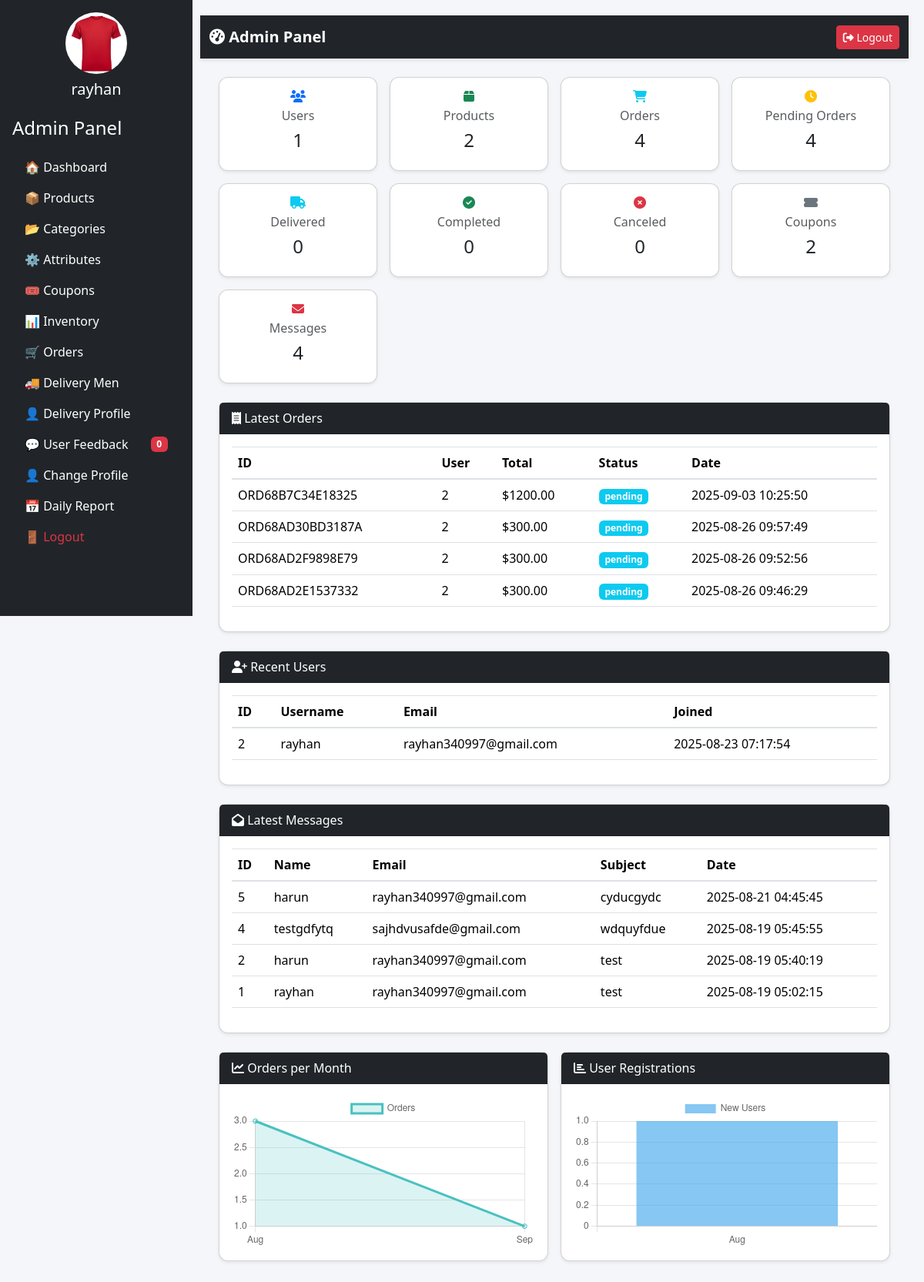
The page /admin/index.php (signed in) on the database its author committed.
### tables this page shows
CREATE TABLE `orders` (
  `id` int(11) NOT NULL,
  `global_order_id` varchar(64) NOT NULL,
  `user_id` int(11) NOT NULL,
  `user_name` varchar(100) NOT NULL,
  `phone` varchar(20) NOT NULL,
  `address` text NOT NULL,
  `product_id` int(11) NOT NULL,
  `quantity` int(11) NOT NULL,
  `order_date` datetime NOT NULL DEFAULT current_timestamp(),
  `coupon_code` varchar(64) NOT NULL,
  `coupon_discount` decimal(10,2) NOT NULL,
  `payable_amount` decimal(10,2) NOT NULL,
  `status` enum('pending','delivered','completed','canceled') NOT NULL DEFAULT 'pending',
  `area` varchar(255) NOT NULL,
  `total_amount` decimal(10,2) NOT NULL,
  `delivery_man_id` int(11) NOT NULL
);

CREATE TABLE `users` (
  `id` int(6) NOT NULL,
  `username` varchar(100) NOT NULL,
  `email` varchar(100) NOT NULL,
  `phone` varchar(12) NOT NULL,
  `password` varchar(255) NOT NULL,
  `token` varchar(150) NOT NULL,
  `verifed` tinyint(1) NOT NULL DEFAULT 0,
  `reset_token` varchar(150) NOT NULL,
  `reset_expires` datetime NOT NULL,
  `create_at` timestamp NOT NULL DEFAULT current_timestamp()
);

CREATE TABLE `contact_message` (
  `id` int(11) NOT NULL,
  `name` varchar(150) NOT NULL,
  `email` varchar(200) NOT NULL,
  `subject` varchar(200) NOT NULL,
  `message` text DEFAULT NULL,
  `is_read` tinyint(4) NOT NULL DEFAULT 0,
  `is_replied` tinyint(1) DEFAULT 0,
  `reply_text` text DEFAULT NULL,
  `replied_at` datetime DEFAULT NULL,
  `created_at` timestamp NOT NULL DEFAULT current_timestamp()
);

### admin/pages/dashboard.php (the view, shortened to what this page needs)
<?php
require_once __DIR__.'/../dbConfig.php';
$totalCupons   = $DB_con->query("SELECT COUNT(*) FROM coupons")->fetchColumn();
$totalUsers    = $DB_con->query("SELECT COUNT(*) FROM users")->fetchColumn();
$totalProducts = $DB_con->query("SELECT COUNT(*) FROM products")->fetchColumn();
$totalOrders   = $DB_con->query("SELECT COUNT(*) FROM orders")->fetchColumn();
$totalDeliveredOrders = $DB_con->query("SELECT COUNT(*) FROM orders WHERE status='delivered'")->fetchColumn();
$totalCompleteOrders  = $DB_con->query("SELECT COUNT(*) FROM orders WHERE status='completed'")->fetchColumn();
$totalCancelOrders    = $DB_con->query("SELECT COUNT(*) FROM orders WHERE status='canceled'")->fetchColumn();
$totalPendingOrders   = $DB_con->query("SELECT COUNT(*) FROM orders WHERE status='pending'")->fetchColumn();
$totalMessages = $DB_con->query("SELECT COUNT(*) FROM contact_message")->fetchColumn();
$latestOrders = $DB_con->query("SELECT id,global_order_id,user_id,total_amount,status,order_date FROM orders ORDER BY id DESC LIMIT 5")->fetchAll(PDO::FETCH_ASSOC);
$latestUsers  = $DB_con->query("SELECT id,username,email,create_at FROM users ORDER BY id DESC LIMIT 5")->fetchAll(PDO::FETCH_ASSOC);
$latestMsgs   = $DB_con->query("SELECT id,name,email,subject,created_at FROM contact_message ORDER BY id DESC LIMIT 5")->fetchAll(PDO::FETCH_ASSOC);
$orderStats = $DB_con->query("SELECT DATE_FORMAT(order_date,'%b') as month, COUNT(*) as c FROM orders GROUP BY month ORDER BY order_date ASC")->fetchAll(PDO::FETCH_ASSOC);
$months = array_column($orderStats, 'month');
$orderCounts = array_column($orderStats, 'c');
$userStats = $DB_con->query("SELECT DATE_FORMAT(create_at,'%b') as month, COUNT(*) as c FROM users GROUP BY month ORDER BY create_at ASC")->fetchAll(PDO::FETCH_ASSOC);
$userMonths = array_column($userStats, 'month');
$userCounts = array_column($userStats, 'c');
?>
<!DOCTYPE html>
<html lang="en">
<head>
  <link href="https://cdn.jsdelivr.net/npm/bootstrap@5.3.3/dist/css/bootstrap.min.css" rel="stylesheet">
  <link href="https://cdnjs.cloudflare.com/ajax/libs/font-awesome/6.5.0/css/all.min.css" rel="stylesheet">
</head>
<body>
<nav class="navbar navbar-expand-lg navbar-dark bg-dark">
  <div class="container-fluid">
    <a class="navbar-brand fw-bold" href="#"><i class="fas fa-tachometer-alt"></i> Admin Panel</a>
    <div class="d-flex">
      <a href="logout.php" class="btn btn-sm btn-danger"><i class="fas fa-sign-out-alt"></i> Logout</a>
    </div>
  </div>
</nav>
<div class="container-fluid p-4">
  <div class="row g-3 mb-4">
    <div class="col-md-3">
      <div class="card shadow-sm text-center p-3">
        <i class="fas fa-users text-primary"></i>
        <h6 class="text-muted mt-2">Users</h6>
        <h4><?= $totalUsers ?></h4>
      </div>
    </div>
    <div class="col-md-3">
      <div class="card shadow-sm text-center p-3">
        <i class="fas fa-box text-success"></i>
        <h6 class="text-muted mt-2">Products</h6>
        <h4><?= $totalProducts ?></h4>
      </div>
    </div>
    <div class="col-md-3">
      <div class="card shadow-sm text-center p-3">
        <i class="fas fa-shopping-cart text-info"></i>
        <h6 class="text-muted mt-2">Orders</h6>
        <h4><?= $totalOrders ?></h4>
      </div>
    </div>
    <div class="col-md-3">
      <div class="card shadow-sm text-center p-3">
        <i class="fas fa-clock text-warning"></i>
        <h6 class="text-muted mt-2">Pending Orders</h6>
        <h4><?= $totalPendingOrders ?></h4>
      </div>
    </div>
    <div class="col-md-3">
      <div class="card shadow-sm text-center p-3">
        <i class="fas fa-truck text-info"></i>
        <h6 class="text-muted mt-2">Delivered</h6>
        <h4><?= $totalDeliveredOrders ?></h4>
      </div>
    </div>
    <div class="col-md-3">
      <div class="card shadow-sm text-center p-3">
        <i class="fas fa-check-circle text-success"></i>
        <h6 class="text-muted mt-2">Completed</h6>
        <h4><?= $totalCompleteOrders ?></h4>
      </div>
    </div>
    <div class="col-md-3">
      <div class="card shadow-sm text-center p-3">
        <i class="fas fa-times-circle text-danger"></i>
        <h6 class="text-muted mt-2">Canceled</h6>
        <h4><?= $totalCancelOrders ?></h4>
      </div>
    </div>
    <div class="col-md-3">
      <div class="card shadow-sm text-center p-3">
        <i class="fas fa-ticket-alt text-secondary"></i>
        <h6 class="text-muted mt-2">Coupons</h6>
        <h4><?= $totalCupons ?></h4>
      </div>
    </div>
    <div class="col-md-3">
      <div class="card shadow-sm text-center p-3">
        <i class="fas fa-envelope text-danger"></i>
        <h6 class="text-muted mt-2">Messages</h6>
        <h4><?= $totalMessages ?></h4>
      </div>
    </div>
  </div>
  <div class="card shadow-sm mb-4">
    <div class="card-header bg-dark text-white"><i class="fas fa-receipt"></i> Latest Orders</div>
    <div class="card-body table-responsive">
      <table class="table table-hover align-middle">
        <thead>
          <tr><th>ID</th><th>User</th><th>Total</th><th>Status</th><th>Date</th></tr>
        </thead>
        <tbody>
          <?php foreach($latestOrders as $o): ?>
          <tr>
            <td><?= $o['global_order_id'] ?></td>
            <td><?= $o['user_id'] ?></td>
            <td>$<?= $o['total_amount'] ?></td>
            <td><span class="badge bg-info"><?= $o['status'] ?></span></td>
            <td><?= $o['order_date'] ?></td>
          </tr>
          <?php endforeach; ?>
        </tbody>
      </table>
    </div>
  </div>
  <div class="card shadow-sm mb-4">
    <div class="card-header bg-dark text-white"><i class="fas fa-user-plus"></i> Recent Users</div>
    <div class="card-body table-responsive">
      <table class="table table-hover align-middle">
        <thead>
          <tr><th>ID</th><th>Username</th><th>Email</th><th>Joined</th></tr>
        </thead>
        <tbody>
          <?php foreach($latestUsers as $u): ?>
          <tr>
            <td><?= $u['id'] ?></td>
            <td><?= htmlspecialchars($u['username']) ?></td>
            <td><?= htmlspecialchars($u['email']) ?></td>
            <td><?= $u['create_at'] ?></td>
          </tr>
          <?php endforeach; ?>
        </tbody>
      </table>
    </div>
  </div>
  <div class="card shadow-sm mb-4">
    <div class="card-header bg-dark text-white"><i class="fas fa-envelope-open"></i> Latest Messages</div>
    <div class="card-body table-responsive">
      <table class="table table-hover align-middle">
        <thead>
          <tr><th>ID</th><th>Name</th><th>Email</th><th>Subject</th><th>Date</th></tr>
        </thead>
        <tbody>
          <?php foreach($latestMsgs as $m): ?>
          <tr>
            <td><?= $m['id'] ?></td>
            <td><?= htmlspecialchars($m['name']) ?></td>
            <td><?= htmlspecialchars($m['email']) ?></td>
            <td><?= htmlspecialchars($m['subject']) ?></td>
            <td><?= $m['created_at'] ?></td>
          </tr>
          <?php endforeach; ?>
        </tbody>
      </table>
    </div>
  </div>
  <div class="row g-3">
    <div class="col-md-6">
      <div class="card shadow-sm">
        <div class="card-header bg-dark text-white"><i class="fas fa-chart-line"></i> Orders per Month</div>
        <div class="card-body"><canvas id="ordersChart"></canvas></div>
      </div>
    </div>
    <div class="col-md-6">
      <div class="card shadow-sm">
        <div class="card-header bg-dark text-white"><i class="fas fa-chart-bar"></i> User Registrations</div>
        <div class="card-body"><canvas id="usersChart"></canvas></div>
      </div>
    </div>
  </div>
</div>
<script>
// Orders Chart
new Chart(document.getElementById('ordersChart'), {
  type: 'line',
  data: {
    labels: <?= json_encode($months) ?>,
    datasets: [{
      label: 'Orders',
      data: <?= json_encode($orderCounts) ?>,
      borderColor: 'rgba(75,192,192,1)',
      backgroundColor: 'rgba(75,192,192,0.2)',
      fill: true,
      tension: 0.3
    }]
  }
});
// Users Chart
new Chart(document.getElementById('usersChart'), {
  type: 'bar',
  data: {
    labels: <?= json_encode($userMonths) ?>,
    datasets: [{
      label: 'New Users',
      data: <?= json_encode($userCounts) ?>,
      backgroundColor: 'rgba(54,162,235,0.6)'
    }]
  }
});
</script>
</body>
</html>

### admin/includes/sidebar.php (shortened to what this page needs)
<!DOCTYPE html>
<html lang="en">
<head>
  <link href="https://cdn.jsdelivr.net/npm/bootstrap@5.3.3/dist/css/bootstrap.min.css" rel="stylesheet">
</head>
<body>
<div id="sidebar" class="bg-dark p-3">
  <div class="text-center mb-4">
    <?php
      require_once __DIR__.'/../dbConfig.php';
      $admin_id = $_SESSION['admin_logged_in'] ?? null;
      $adminPhoto = 'default.jpg';
      $adminName = 'Admin';
      if($admin_id) {
        $stmt = $DB_con->prepare("SELECT * FROM admins WHERE id =?");
        $stmt->execute([$admin_id]);
        $admin = $stmt->fetch(PDO::FETCH_ASSOC);
        if($admin) {
          $adminPhoto = !empty($admin['photo']) ? $admin['photo'] : 'default.jpg';
          $adminName = $admin['username'];
        }
      }
    ?>
    <img src="../uploads/admins/<?= htmlspecialchars($adminPhoto) ?>"
         class="rounded-circle mb-2" width="80" height="80" alt="Admin Photo">
    <h5><?= htmlspecialchars($adminName) ?></h5>
  </div>
  <h4 class="mb-3">Admin Panel</h4>
  <ul class="nav flex-column">
    <li class="nav-item"><a href="index.php?page=dashboard" class="nav-link">🏠 Dashboard</a></li>
    <li class="nav-item"><a href="index.php?page=products" class="nav-link">📦 Products</a></li>
    <li class="nav-item"><a href="index.php?page=categories" class="nav-link">📂 Categories</a></li>
    <li class="nav-item"><a href="index.php?page=attributes" class="nav-link">⚙ Attributes</a></li>
    <li class="nav-item"><a href="index.php?page=coupons" class="nav-link">🎟 Coupons</a></li>
    <li class="nav-item">
      <a class="nav-link" data-bs-toggle="collapse" href="#inventoryMenu" role="button">
        📊 Inventory
      </a>
    </li>
    <li class="nav-item d-flex align-items-center justify-content-between">
      <a href="index.php?page=orders" class="nav-link">🛒 Orders</a>
    </li>
    <li class="nav-item"><a href="index.php?page=delivery_men" class="nav-link">🚚 Delivery Men</a></li>
     <li class="nav-item"><a href="index.php?page=delivery_profile" class="nav-link">👤 Delivery Profile</a></li>
    <li class="nav-item d-flex align-items-center justify-content-between">
      <a href="index.php?page=feedback" class="nav-link">💬 User Feedback</a>
      <span id="fbCount" class="badge bg-danger me-3">0</span>
    </li>
    <li class="nav-item"><a href="index.php?page=admin_profile" class="nav-link">👤 Change Profile</a></li>
    <li class="nav-item"><a href="index.php?page=daily_report" class="nav-link">📅 Daily Report</a></li>
    <li class="nav-item"><a href="logout.php" class="nav-link text-danger">🚪 Logout</a></li>
  </ul>
</div>
</body>
</html>

### admin/includes/header.php (style rules this page uses)
body { margin:0; padding: 0; }

### admin/includes/sidebar.php (style rules this page uses)
body { overflow-x: hidden; }
#sidebar { width: 250px; height: 100vh; position: fixed; left: 0; top: 0; background-color: #212529; color: white; overflow-y: auto; }
#sidebar .nav-link { color: #fff; }

### admin/pages/dashboard.php (style rules this page uses)
body { background-color: #f5f6fa; }
.card { border-radius: 12px; }
.table thead { background: #212529; color: #fff; }
.navbar { box-shadow: 0 2px 5px rgba(0,0,0,.1); }

### rows shown on the page
orders: global_order "ORD68B7C34E18325", user "2", total_amount "1200.00", status "pending", order_date "2025-09-03 10:25:50"
orders: global_order "ORD68AD30BD3187A", user "2", total_amount "300.00", status "pending", order_date "2025-08-26 09:57:49"
orders: global_order "ORD68AD2F9898E79", user "2", total_amount "300.00", status "pending", order_date "2025-08-26 09:52:56"
orders: global_order "ORD68AD2E1537332", user "2", total_amount "300.00", status "pending", order_date "2025-08-26 09:46:29"
users: id "2", username "rayhan", email "rayhan340997@gmail.com", create_at "2025-08-23 07:17:54"
contact_message: id "5", name "harun", email "rayhan340997@gmail.com", subject "cyducgydc", created_at "2025-08-21 04:45:45"
contact_message: id "4", name "testgdfytq", email "sajhdvusafde@gmail.com", subject "wdquyfdue", created_at "2025-08-19 05:45:55"
contact_message: id "2", name "harun", email "rayhan340997@gmail.com", subject "test", created_at "2025-08-19 05:40:19"
contact_message: id "1", name "rayhan", email "rayhan340997@gmail.com", subject "test", created_at "2025-08-19 05:02:15"

### other values the page prints
$adminName "rayhan"
$totalUsers "1"
$totalProducts "2"
$totalOrders "4"
$totalPendingOrders "4"
$totalDeliveredOrders "0"
$totalCompleteOrders "0"
$totalCancelOrders "0"
$totalCupons "2"
$totalMessages "4"
chart data {{ json_encode($months) }} ["Aug","Sep"]
chart data {{ json_encode($orderCounts) }} [3,1]
chart data {{ json_encode($userMonths) }} ["Aug"]
chart data {{ json_encode($userCounts) }} [1]
